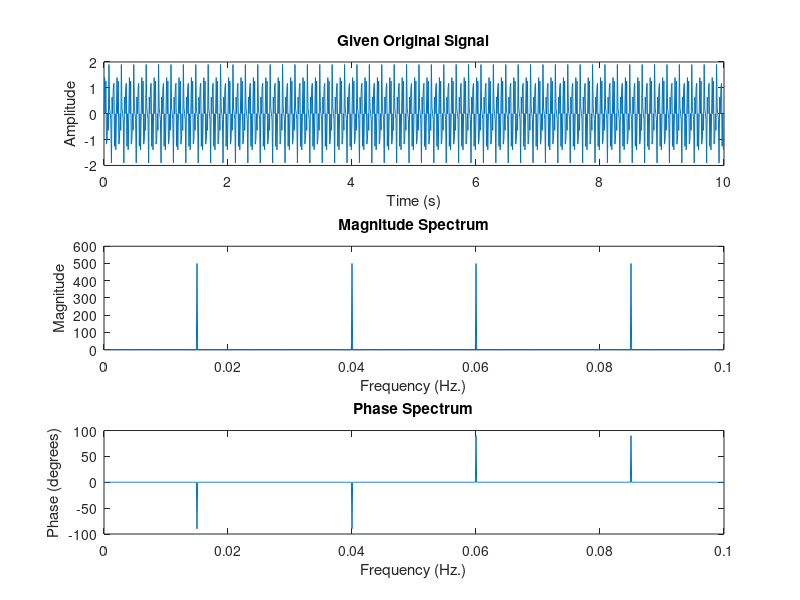

Here is the MATLAB script that generated this plot: (Note: this script raises an error after producing the figure.)
% Time vector
t = 0:1/100:10-1/100; % time vector from 0 to 10 with 100 samples per second
% Signal definition
x = sin(2*pi*15*t) + sin(2*pi*40*t); % sum of two sine waves at 15 Hz and 40 Hz
% Discrete Fourier Transform (DFT)
y = fft(x);
% frequency vector for plotting
f = (0:length(y)-1)/10/length(y);
% small magnitudes (for phase calculation) to zero to avoid round-off errors
magnitude_threshold = 1e-6;
y(abs(y) < magnitude_threshold) = 0;
% Plotting the original signal
figure;
subplot(3,1,1);
plot(t, x);
title('Given Original Signal');
xlabel('Time (s)');
ylabel('Amplitude');
% Plot the magnitude spectrum
subplot(3,1,2);
plot(f, abs(y));
title('Magnitude Spectrum');
xlabel('Frequency (Hz.)');
ylabel('Magnitude');
% the phase spectrum
subplot(3,1,3);
plot(f, angle(y)*180/pi); % Convert phase from radians to degrees
title('Phase Spectrum');
xlabel('Frequency (Hz.)');
ylabel('Phase (degrees)');
% Customize the x-axis
ax = gca;
ax.XTick = [15 40 60 85];
